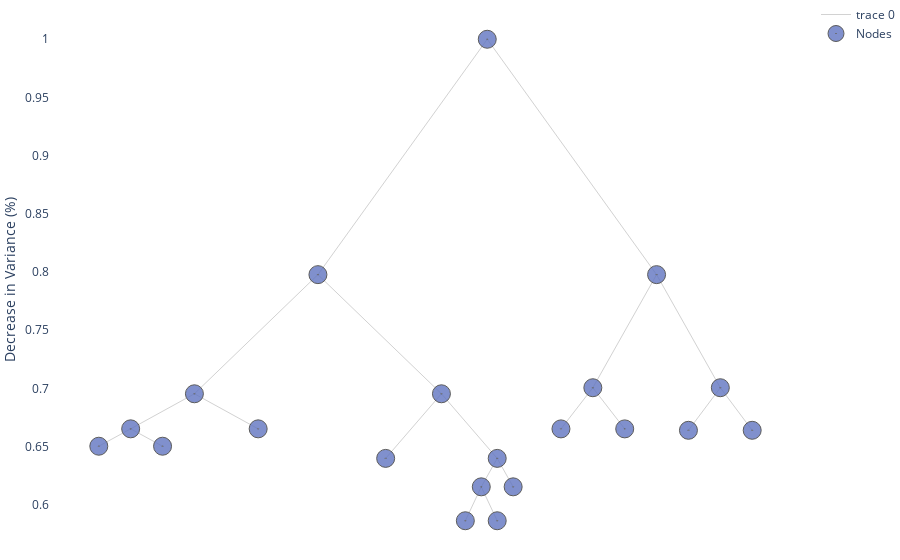

Write notebook code for a chart like this one.
### Code cell
all_node, leaves = tree.cut_tree(11)
tree.print_tree(all_node, leaves, html = False, visual_pruning = True)

### Figure 1 — Plotly figure (JSON) as saved in the notebook; plotly's stock layout.template omitted (floating-point values rounded to 4 significant figures)
{"data": [{"hoverinfo": "none", "line": {"color": "rgb(210,210,210)", "width": 1}, "mode": "lines", "type": "scatter", "x": [0, -5.312, null, 0, 5.312, null, -5.312, -9.188, null, -5.312, -1.438, null, 5.312, 3.312, null, 5.312, 7.312, null, -9.188, -11.19, null, -9.188, -7.188, null, -1.438, -3.188, null, -1.438, 0.3125, null, 3.312, 2.312, null, 3.312, 4.312, null, 7.312, 6.312, null, 7.312, 8.312, null, -11.19, -12.19, null, -11.19, -10.19, null, 0.3125, -0.1875, null, 0.3125, 0.8125, null, -0.1875, -0.6875, null, -0.1875, 0.3125, null], "y": [1, 0.7977, null, 1, 0.7977, null, 0.7977, 0.6953, null, 0.7977, 0.6953, null, 0.7977, 0.7005, null, 0.7977, 0.7005, null, 0.6953, 0.6652, null, 0.6953, 0.6652, null, 0.6953, 0.6398, null, 0.6953, 0.6398, null, 0.7005, 0.6652, null, 0.7005, 0.6652, null, 0.7005, 0.6639, null, 0.7005, 0.6639, null, 0.6652, 0.6503, null, 0.6652, 0.6503, null, 0.6398, 0.6154, null, 0.6398, 0.6154, null, 0.6154, 0.5862, null, 0.6154, 0.5862, null]}, {"hoverinfo": "text", "marker": {"color": "#6175c1", "line": {"color": "rgb(50,50,50)", "width": 1}, "size": 18, "symbol": "circle-dot"}, "mode": "markers", "name": "Nodes", "opacity": 0.8, "text": ["n16, None, Bin Value: 117.08, between_variance : 178191.08, Samples : 13", "n17, None, Bin Value: 135.64, between_variance : 257585.79, Samples : 14", "n10, None, Bin Value: 66.78, between_variance : 40133.44, Samples : 9", "n23, None, Bin Value: 88.0, between_variance : 147136.0, Samples : 19", "n44, None, Bin Value: 120.62, between_variance : 189124.92, Samples : 13", "n45, None, Bin Value: 98.47, between_variance : 310275.03, Samples : 32", "n12, None, Bin Value: 130.3, between_variance : 509342.7, Samples : 30", "n13, None, Bin Value: 149.79, between_variance : 628201.29, Samples : 28", "n15, None, Bin Value: 133.93, between_variance : 269072.07, Samples : 15", "n1, CompPrice>127.5, Bin Value: 115.78, between_variance : 3753078.18, Samples : 280", "n2, Sales>7.55, Bin Value: 106.73, between_variance : 1845333.95, Samples : 162", "n4, Age>53.5, Bin Value: 115.71, between_variance : 1191559.6, Samples : 89", "n8, Income>67.0, Bin Value: 126.7, between_variance : 433453.37, Samples : 27", "n9, Sales>2.76, Bin Value: 110.92, between_variance : 762792.4, Samples : 62", "n5, CompPrice>99.0, Bin Value: 95.78, between_variance : 669699.51, Samples : 73", "n11, Sales>10.63, Bin Value: 99.86, between_variance : 638201.27, Samples : 64", "n22, ShelveLoc in (b'Bad', b'Medium'), Bin Value: 104.87, between_variance : 494865.8, Samples : 45", "n3, Sales>7.56, Bin Value: 128.19, between_variance : 1939204.48, Samples : 118", "n6, CompPrice>135.5, Bin Value: 139.71, between_variance : 1132044.98, Samples : 58", "n7, CompPrice>146.5, Bin Value: 117.07, between_variance : 822276.27, Samples : 60", "n14, Sales>11.88, Bin Value: 111.44, between_variance : 558893.89, Samples : 45"], "type": "scatter", "x": [-12.19, -10.19, -3.188, 0.8125, -0.6875, 0.3125, 2.312, 4.312, 8.312, 0, -5.312, -9.188, -11.19, -7.188, -1.438, 0.3125, -0.1875, 5.312, 3.312, 7.312, 6.312], "y": [0.6503, 0.6503, 0.6398, 0.6154, 0.5862, 0.5862, 0.6652, 0.6652, 0.6639, 1, 0.7977, 0.6953, 0.6652, 0.6652, 0.6953, 0.6398, 0.6154, 0.7977, 0.7005, 0.7005, 0.6639]}], "layout": {"margin": {"b": 0, "l": 0, "r": 0, "t": 0}, "plot_bgcolor": "rgba(0, 0, 0, 0)", "xaxis": {"showticklabels": false, "visible": false}, "yaxis": {"title": {"text": "Decrease in Variance (%)"}}}}
